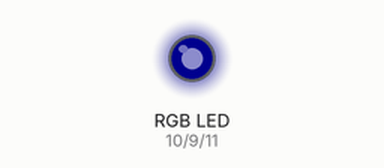
Recording of a sketch running on a simulated Arduino Uno, built with avr-gcc and run on an emulated ATmega328P. On the bench: an RGB LED mixed from three pins (HIGH = lit). Dim RGB values are drawn brighter than linear.

Above: at 0.15 s.
At 3.15 s:
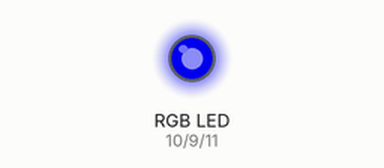
At 9.16 s:
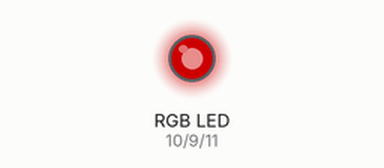
At 18.09 s:
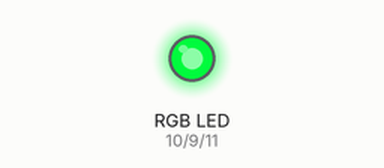
At 28.35 s:
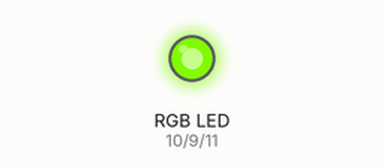
At 39.79 s:
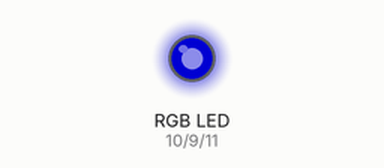
Timing chart, 0 to 40.0 s (numbered marks = the images above):
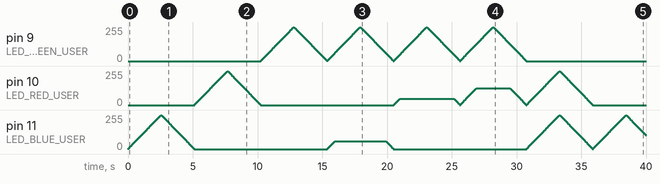

The sketch:

indikaciya_RGB.ino
```cpp
#define LED_BLUE_USER   11            // внешний синий светодиод
#define LED_RED_USER    10            // внешний красный светодиод
#define LED_GREEN_USER   9            // внешний зеленый светодиод

#define DELAY         10              //задержка для светодиодов
#define SHIM         255              //задержка для светодиодов
#define MOVE_TIMEOUT 5000            // время ожидания ввода равное 10 секундам


//---------------------------------------------------------------------------------------------
// Прототипы функций
//---------------------------------------------------------------------------------------------
void blue();
void red();
void green();
void light_blue();
void yellow();
void orange();
void violet();

//---------------------------------------------------------------------------------------------
// Глобальные переменныке и объекты
//---------------------------------------------------------------------------------------------
bool lastBtnState = HIGH;           // Предыдущее состояние кнопки (HIGH = не нажата при INPUT_PULLUP)
bool btnState = 0;                  //Состояние кнопки текущее
int lastPos = 0;                    // Предыдущее положение потенциометра (для отслеживания изменения)
unsigned long lastMoveTime = 0;      // время последнего начала отсчета до выхода из режима настройки

//---------------------------------------------------------------------------------------------
// Настройка платы
//---------------------------------------------------------------------------------------------
void setup() {
  pinMode(LED_BLUE_USER, OUTPUT);
  pinMode(LED_RED_USER, OUTPUT);
  pinMode(LED_GREEN_USER, OUTPUT);
  Serial.begin(9600);               // Запускаем последовательный порт на скорости 9600 бод
}

//---------------------------------------------------------------------------------------------
// Главный цикл
//---------------------------------------------------------------------------------------------
void loop() {
  blue();
  //---------------------------------------------------------------------------------------------
  //delay(DELAY);                               // Пауза 30 мс перед новым циклом
  //---------------------------------------------------------------------------------------------
  red();
  //---------------------------------------------------------------------------------------------
  //delay(DELAY);                               // Пауза 30 мс перед новым циклом
  //---------------------------------------------------------------------------------------------
  green();
  //---------------------------------------------------------------------------------------------
  //delay(DELAY);                               // Пауза 30 мс перед новым циклом
  //---------------------------------------------------------------------------------------------
  light_blue();
  //---------------------------------------------------------------------------------------------
  delay(DELAY);                               // Пауза 30 мс перед новым циклом
  //---------------------------------------------------------------------------------------------
  yellow();
  //---------------------------------------------------------------------------------------------
  //delay(DELAY);                               // Пауза 30 мс перед новым циклом
  //---------------------------------------------------------------------------------------------
  orange();
  //---------------------------------------------------------------------------------------------
  //delay(DELAY);                               // Пауза 30 мс перед новым циклом
  //---------------------------------------------------------------------------------------------
  violet();
  //---------------------------------------------------------------------------------------------
  //delay(DELAY);                               // Пауза 30 мс перед новым циклом

}

//---------------------------------------------------------------------------------------------
//  Синий
//---------------------------------------------------------------------------------------------
void blue(){
  for (int i = 0; i<SHIM; i++) {
    analogWrite(LED_BLUE_USER, i);
    delay (10);
  }
  delay(DELAY);
  for (int i=SHIM; i>=0; i--)
  {
    analogWrite(LED_BLUE_USER, i);
    delay(10);
  }
}
//---------------------------------------------------------------------------------------------
//  Красный
//---------------------------------------------------------------------------------------------
void red(){
  for (int i = 0; i<SHIM; i++) {
    analogWrite(LED_RED_USER, i);
    delay (10);
  }
  delay(DELAY);
  for (int i=SHIM; i>=0; i--)
  {
    analogWrite(LED_RED_USER, i);
    delay(10);
  }
}
//---------------------------------------------------------------------------------------------
//  Зелёный
//---------------------------------------------------------------------------------------------
void green(){
  for (int i = 0; i<SHIM; i++) {
    analogWrite(LED_GREEN_USER, i);
    delay (10);
  }
  delay(DELAY);
  for (int i=SHIM; i>=0; i--)
  {
    analogWrite(LED_GREEN_USER, i);
    delay(10);
  }
}
//---------------------------------------------------------------------------------------------
//  Голубой
//---------------------------------------------------------------------------------------------
void light_blue(){
  analogWrite(LED_RED_USER, 0);
  int b=60;
  int g=255;
  for (int i = 0; i<SHIM; i++) {
    if(i<b){
      analogWrite(LED_BLUE_USER, i);
    }
    if(i<g){
      analogWrite(LED_GREEN_USER, i);
    }
    delay (10);
  }
  delay(DELAY);
  for (int i=SHIM; i>=0; i--)
  {
    if(i<b){
      analogWrite(LED_BLUE_USER, i);
    }
    if(i<g){
      analogWrite(LED_GREEN_USER, i);
    }
    delay(10);
  }
}
//---------------------------------------------------------------------------------------------
//  Желтый
//---------------------------------------------------------------------------------------------
void yellow(){
  analogWrite(LED_BLUE_USER, 0);
  int r=47;
  int g=255;
  for (int i = 0; i<SHIM; i++) {
    if(i<r){
      analogWrite(LED_RED_USER, i);
    }
    if(i<g){
      analogWrite(LED_GREEN_USER, i);
    }
    delay (10);
  }
  delay(DELAY);
  for (int i=SHIM; i>=0; i--)
  {
    if(i<r){
      analogWrite(LED_RED_USER, i);
    }
    if(i<g){
      analogWrite(LED_GREEN_USER, i);
    }
    delay(10);
  }
}
//---------------------------------------------------------------------------------------------
//  Оранжевый
//---------------------------------------------------------------------------------------------
void orange(){
  analogWrite(LED_BLUE_USER, 0);
  int r=125;
  int g=255;
  for (int i = 0; i<SHIM; i++) {
    if(i<r){
      analogWrite(LED_RED_USER, i);
    }
    if(i<g){
      analogWrite(LED_GREEN_USER, i);
    }
    delay (10);
  }
  delay(DELAY);
  for (int i=SHIM; i>=0; i--)
  {
    if(i<r){
      analogWrite(LED_RED_USER, i);
    }
    if(i<g){
      analogWrite(LED_GREEN_USER, i);
    }
    delay(10);
  }
}
//---------------------------------------------------------------------------------------------
//  Фиолетовый
//---------------------------------------------------------------------------------------------
void violet(){
  analogWrite(LED_GREEN_USER, 0);
  for (int i = 0; i<SHIM; i++) {
    analogWrite(LED_RED_USER, i);
    analogWrite(LED_BLUE_USER, i);
    delay (10);
  }
  delay(DELAY);
  for (int i=SHIM; i>=0; i--)
  {
    analogWrite(LED_RED_USER, i);
    analogWrite(LED_BLUE_USER, i);
    delay(10);
  }
}
//---------------------------------------------------------------------------------------------
```
